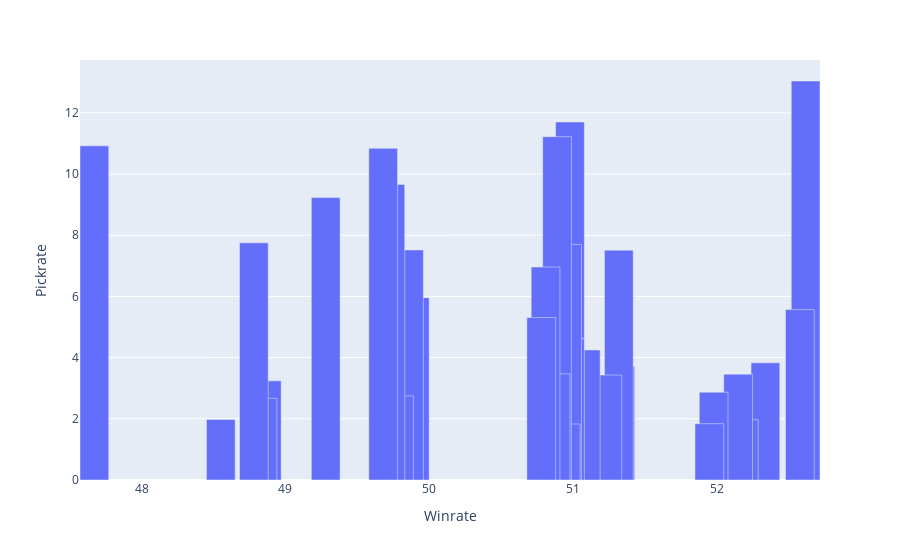

Source (notebook cell):
### Markdown cell above
### Les Supports l'emportent sur la lane, autrement dit les Enchanteurs et pas les support Mage de type dommages (Brand, Velkoz, Heimerdinger et ceux que l'on a l'habitude de croiser sur la Botlane)

### Code cell
fig = px.bar(data_championSUPPV2,x="Winrate", y="Pickrate", hover_data = ['Name'])
fig.update_traces(width=0.2)
fig.show()

### Figure 1 — Plotly figure (JSON) as saved in the notebook; plotly's stock layout.template omitted (floating-point values rounded to 4 significant figures)
{"data": [{"alignmentgroup": "True", "customdata": [["Nami"], ["Janna"], ["Heimerdinger"], ["Rell"], ["Sona"], ["Xerath"], ["Taric"], ["Zyra"], ["Morgana"], ["Brand"], ["Amumu"], ["Seraphine"], ["Renata Glasc"], ["Blitzcrank"], ["Vel'Koz"], ["Lux"], ["Rakan"], ["Soraka"], ["Leona"], ["Senna"], ["Nautilus"], ["Zilean"], ["Lulu"], ["Pyke"], ["Thresh"], ["Bard"], ["Alistar"], ["Karma"], ["Braum"], ["Yuumi"]], "hovertemplate": "Winrate=%{x}<br>Pickrate=%{y}<br>Name=%{customdata[0]}<extra></extra>", "legendgroup": "", "marker": {"color": "#636efa", "pattern": {"shape": ""}}, "name": "", "offsetgroup": "", "orientation": "v", "showlegend": false, "textposition": "auto", "type": "bar", "width": 0.2, "x": [52.62, 52.58, 52.34, 52.19, 52.15, 51.98, 51.95, 51.33, 51.32, 51.24, 51.09, 50.98, 50.98, 50.96, 50.95, 50.89, 50.88, 50.81, 50.78, 49.9, 49.86, 49.79, 49.73, 49.68, 49.28, 48.87, 48.84, 48.78, 48.55, 47.67], "xaxis": "x", "y": [13.04, 5.57, 3.83, 1.97, 3.46, 2.87, 1.84, 3.72, 7.51, 3.43, 4.25, 4.62, 7.08, 7.7, 1.83, 11.22, 3.47, 6.96, 5.31, 5.96, 7.52, 2.75, 9.66, 10.84, 9.23, 3.24, 2.67, 7.75, 1.98, 10.92], "yaxis": "y"}], "layout": {"barmode": "relative", "legend": {"tracegroupgap": 0}, "margin": {"t": 60}, "xaxis": {"anchor": "y", "domain": [0, 1], "title": {"text": "Winrate"}}, "yaxis": {"anchor": "x", "domain": [0, 1], "title": {"text": "Pickrate"}}}}
